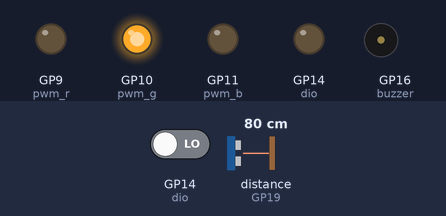
The program below on a simulated Raspberry Pi Pico running MicroPython. Shown: output pins drawn as LEDs (lit = HIGH), buzzer (waves = sounding). The inputs (shaded band) are chosen by the test bench; at power-on: distance to the obstacle (sensor on GP19) 80 cm, GP14 (dio) LOW. The echo pulse lasts 58.3 µs per cm; pins used as bus, display or sensor lines are not drawn.

Above: at 1.2 s.
1.3 s: distance to the obstacle (sensor on GP19) set to 2 cm
At 1.74 s:
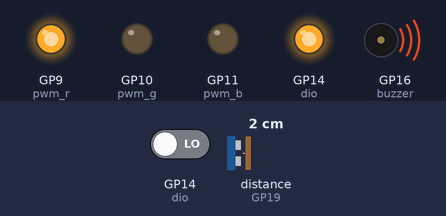
4.3 s: GP14 (dio) driven HIGH
At 5.1 s:
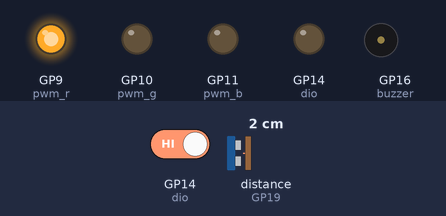
Timing chart, 0 to 7.3 s (numbered marks = the images above; inputs shaded):
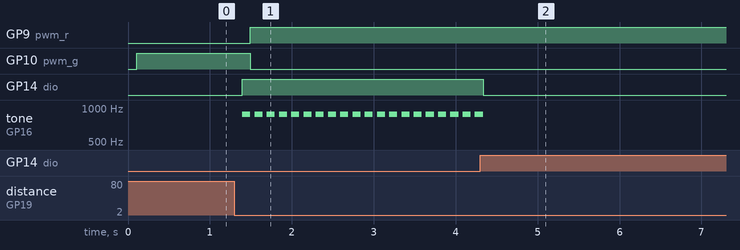

The program:

Ultrasonic_radar.py
```python
'''
 * Keyestudio 42 in 1 Starter Kit for Raspberry Pi Pico
 * lesson 58
 * Ultrasonic radar
 * http://www.keyestudio.com
'''
from machine import Pin, PWM
import utime

# definitions for TM1650
ADDR_DIS = 0x48  #mode command
ADDR_KEY = 0x49  #read key value command

# definitions for brightness
BRIGHT_DARKEST = 0
BRIGHT_TYPICAL = 2
BRIGHTEST      = 7

on  = 1
off = 0

# number:0~9
NUM = [0x3f,0x06,0x5b,0x4f,0x66,0x6d,0x7d,0x07,0x7f,0x6f]
# DIG = [0x68,0x6a,0x6c,0x6e]
DIG = [0x6e,0x6c,0x6a,0x68]
DOT = [0,0,0,0]

clkPin = 15
dioPin = 14
clk = machine.Pin(clkPin, machine.Pin.OUT)
dio = machine.Pin(dioPin, machine.Pin.OUT)

DisplayCommand = 0

def writeByte(wr_data):
    global clk,dio
    for i in range(8):
        if(wr_data & 0x80 == 0x80):
            dio.value(1)
        else:
            dio.value(0)
        clk.value(0)
        utime.sleep(0.0001)
        clk.value(1)
        utime.sleep(0.0001)
        clk.value(0)
        wr_data <<= 1
    return

def start():
    global clk,dio
    dio.value(1)
    clk.value(1)
    utime.sleep(0.0001)
    dio.value(0)
    return

def ack():
    global clk,dio
    dy = 0
    clk.value(0)
    utime.sleep(0.0001)
    dio = Pin(dioPin, machine.Pin.IN)
    while(dio.value() == 1):
        utime.sleep(0.0001)
        dy += 1
        if(dy>5000):
            break
    clk.value(1)
    utime.sleep(0.0001)
    clk.value(0)
    dio = Pin(dioPin, machine.Pin.OUT)
    return

def stop():
    global clk,dio
    dio.value(0)
    clk.value(1)
    utime.sleep(0.0001)
    dio.value(1)
    return

def displayBit(bit, num):
    global ADDR_DIS
    if(num > 9 and bit > 4):
        return
    start()
    writeByte(ADDR_DIS)
    ack()
    writeByte(DisplayCommand)
    ack()
    stop()
    start()
    writeByte(DIG[bit-1])
    ack()
    if(DOT[bit-1] == 1):
        writeByte(NUM[num] | 0x80)
    else:
        writeByte(NUM[num])
    ack()
    stop()
    return

def clearBit(bit):
    if(bit > 4):
        return
    start()
    writeByte(ADDR_DIS)
    ack()
    writeByte(DisplayCommand)
    ack()
    stop()
    start()
    writeByte(DIG[bit-1])
    ack()
    writeByte(0x00)
    ack()
    stop()
    return


def setBrightness(b = BRIGHT_TYPICAL):
    global DisplayCommand,brightness
    DisplayCommand = (DisplayCommand & 0x0f)+(b<<4)
    return

def setMode(segment = 0):
    global DisplayCommand
    DisplayCommand = (DisplayCommand & 0xf7)+(segment<<3)
    return

def displayOnOFF(OnOff = 1):
    global DisplayCommand
    DisplayCommand = (DisplayCommand & 0xfe)+OnOff
    return

def displayDot(bit, OnOff):
    if(bit > 4):
        return
    if(OnOff == 1):
        DOT[bit-1] = 1;
    else:
        DOT[bit-1] = 0;
    return

def InitDigitalTube():
    setBrightness(2)
    setMode(0)
    displayOnOFF(1)
    for _ in range(4):
        clearBit(_)
    return

def ShowNum(num): #0~9999
    displayBit(1,num%10)
    if(num < 10):
        clearBit(2)
        clearBit(3)
        clearBit(4)
    if(num > 9 and num < 100):
        displayBit(2,num//10%10)
        clearBit(3)
        clearBit(4)
    if(num > 99 and num < 1000):
        displayBit(2,num//10%10)
        displayBit(3,num//100%10)
        clearBit(4)
    if(num > 999 and num < 10000):
        displayBit(2,num//10%10)
        displayBit(3,num//100%10)
        displayBit(4,num//1000)

pwm_r = PWM(Pin(9))
pwm_g = PWM(Pin(10))
pwm_b = PWM(Pin(11))

pwm_r.freq(1000)
pwm_g.freq(1000)
pwm_b.freq(1000)

def light(red, green, blue):
    pwm_r.duty_u16(red)
    pwm_g.duty_u16(green)
    pwm_b.duty_u16(blue)

# Ultrasonic ranging, unit: cm
def getDistance(trigger, echo):
    # Generate 10us square wave
    trigger.low()   #Pre-given a short low to ensure a clean high pulse:
    utime.sleep_us(2)
    trigger.high()
    utime.sleep_us(10)#After pulling high, wait 10 microseconds, then set to low immediately
    trigger.low()

    while echo.value() == 0: #Create a while loop to detect whether the echo pin is 0, and record the current time
        start = utime.ticks_us()
    while echo.value() == 1: #Create a while loop to detect whether the echo pin is 1 and record the time at that time
        end = utime.ticks_us()
    d = (end - start) * 0.0343 / 2 #The travel time of the sound wave x the speed of sound (343.2 m/s, or 0.0343 centimeters per microsecond), and then divide the round-trip distance by 2
    return d

# set pins
trigger = Pin(20, Pin.OUT)
echo = Pin(19, Pin.IN)

buzzer = PWM(Pin(16))

def playtone(frequency):
    buzzer.duty_u16(1000)
    buzzer.freq(frequency)

def bequiet():
    buzzer.duty_u16(0)

# main code
InitDigitalTube()
while True:
    distance = int(getDistance(trigger, echo))
    ShowNum(distance)
    if distance <= 10:
        playtone(880)
        utime.sleep(0.1)
        bequiet()
        light(65535, 0, 0)
    elif distance <= 20:
        playtone(532)
        utime.sleep(0.2)
        bequiet()
        light(0, 0, 65535)
    else:
        light(0, 65535, 0)
    
```

Measured:
- after the input at 1.3 s, GP9 (pwm_r): LOW → HIGH after 0.20 s; GP10 (pwm_g): HIGH → LOW after 0.20 s; GP14 (dio): LOW → HIGH after 0.10 s instead of 0.85 s; tone on GP16 (buzzer): alternates 880 Hz for 0.10 s and silent for 0.05 s, starting after 0.10 s
- after the input at 4.3 s, GP14 (dio): HIGH → LOW after 0.04 s instead of 2.3 s; tone on GP16 (buzzer): goes on until 4.3 s, then stays silent
